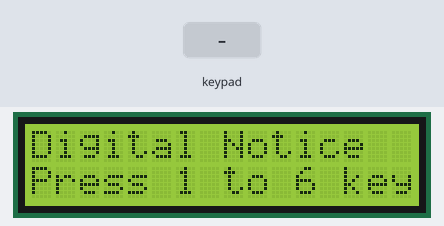
Recording of a sketch running on a simulated Arduino Uno, built with avr-gcc and run on an emulated ATmega328P. On the bench: 16×2 character LCD. The test bench sets the inputs (shaded band).

Above: at 1.2 s.
1.3 s: key '1' pressed
At 1.9 s:
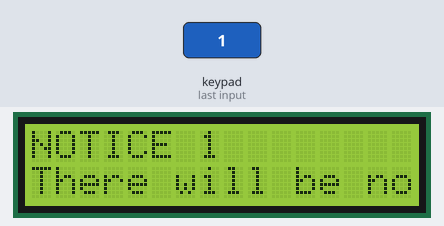
4.0 s: keypad keys 2 5 pressed 0.4 s apart
At 11.5 s:
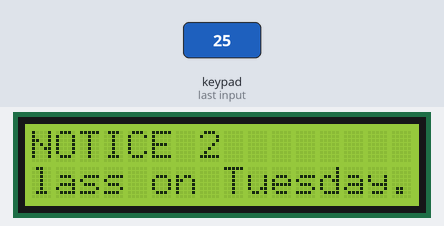
13.8 s: key '3' pressed
At 17.4 s:
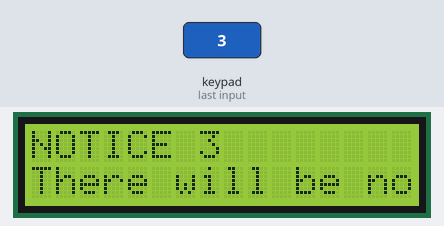
19.5 s: key '4' pressed
At 27.7 s:
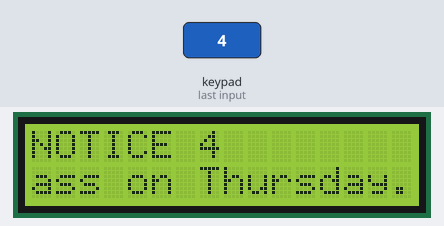

The sketch:

Virtual_Digital_Notice_Display.ino
```cpp
#include<Keypad.h>
#include<LiquidCrystal.h>

LiquidCrystal lcd(13,12,11,10,9,8);

String notice="";

char keys[4][3]={
  {'1','2','3'},
  {'4','5','6'},
  {'7','8','9'},
  {'*','0','#'}
};
char rows[4]={3,2,1,0};
char columns[5]={4,5,6};

Keypad keypad=Keypad(makeKeymap(keys),rows,columns,4,3);

void setup(){
  lcd.begin(16,2);
}

void scrollNotice(){
  unsigned char len=notice.length();
  lcd.setCursor(0,1);
  lcd.print(notice);
  delay(800);
  for(int i=-1;i>=-1*(len-16);i--){
    lcd.setCursor(i,1);
    lcd.print(notice);
    delay(200);
  }
  delay(800);
}

void notice1(){
  lcd.clear();
  lcd.setCursor(0,0);
  lcd.print("NOTICE 1");
  notice="There will be no class on Monday.";
  scrollNotice();
}

void notice2(){
  lcd.clear();
  lcd.setCursor(0,0);
  lcd.print("NOTICE 2");
  notice="There will be no class on Tuesday.";
  scrollNotice();
}

void notice3(){
  lcd.clear();
  lcd.setCursor(0,0);
  lcd.print("NOTICE 3");
  notice="There will be no class on Wednesday.";
  scrollNotice();
}

void notice4(){
  lcd.clear();
  lcd.setCursor(0,0);
  lcd.print("NOTICE 4");
  notice="There will be no class on Thursday.";
  scrollNotice();
}

void notice5(){
  lcd.clear();
  lcd.setCursor(0,0);
  lcd.print("NOTICE 5");
  notice="There will be no class on Friday.";
  scrollNotice();
}

void notice6(){
  lcd.clear();
  lcd.setCursor(0,0);
  lcd.print("NOTICE 6");
  notice="There will be no class on Saturday.";
  scrollNotice();
}

void invalidInput(){
  lcd.clear();
  lcd.setCursor(0,0);
  lcd.print("Invalid entry");
  lcd.setCursor(0,1);
  lcd.print("Press 1 to 6 key");
  delay(800);
}

void displayNotice(){
  char k=keypad.waitForKey();
  if(k=='1') notice1();
  else if(k=='2') notice2();
  else if(k=='3') notice3();
  else if(k=='4') notice4();
  else if(k=='5') notice5();
  else if(k=='6') notice6();
  else invalidInput();
}

void loop() {
  lcd.setCursor(0,0);
  lcd.print("Digital Notice");
  lcd.setCursor(0,1);
  lcd.print("Press 1 to 6 key");
  displayNotice();
}
```

Measured:
- after the input at 1.3 s, the display: changes at once (image 1)
- after the input at 4.0 s, the display: first differs from a run without the input after 2.4 s (image 2 shows a later state)
- after the input at 13.8 s, the display: first differs from a run without the input after 3.0 s (image 3)
- after the input at 19.5 s, the display: first differs from a run without the input after 3.1 s (image 4 shows a later state)
- what the display in image 1 shows lasts 0.8 s, from 1.3 s to 2.1 s
- what the display in image 2 shows lasts 1.0 s, from 10.7 s to 11.7 s
